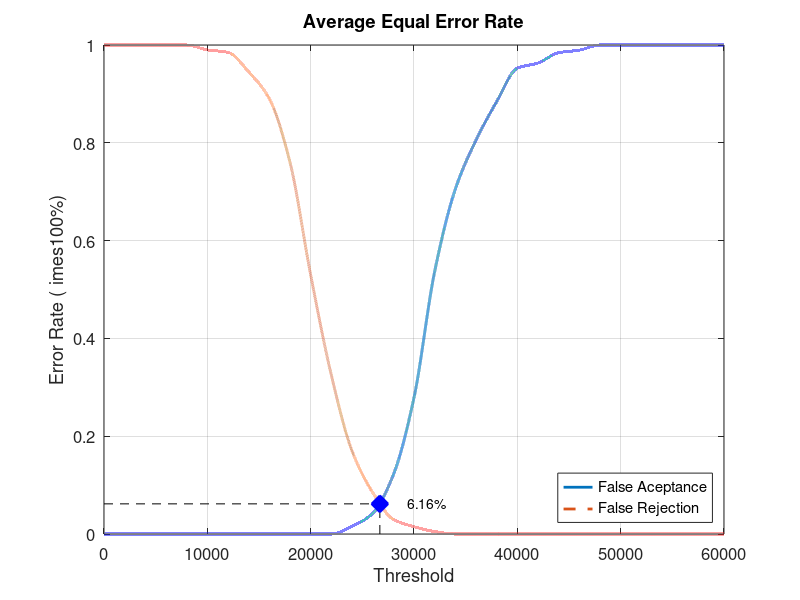
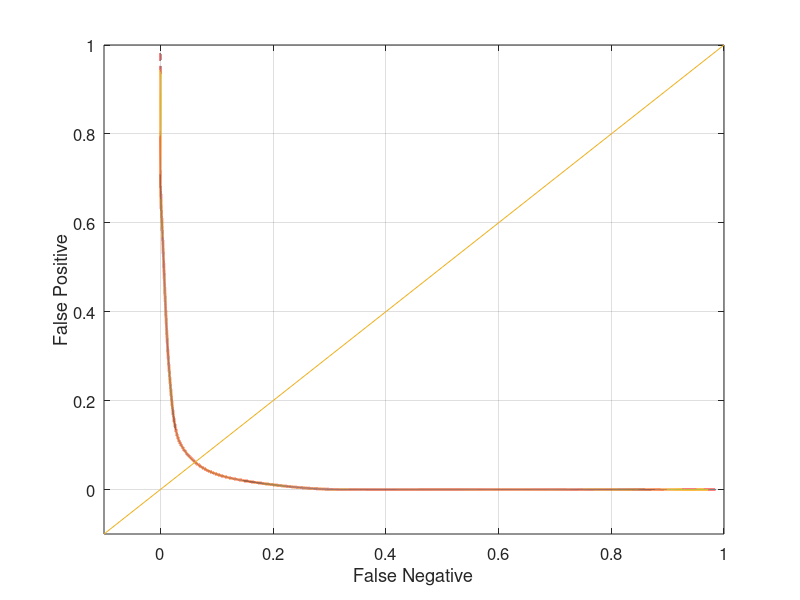

Write MATLAB code to recreate these figures, in order.
close all;
clear;
clc;
x = 0:2000:60000;
xq = 0:0.5:60000;

y0 = [0 0 0 0 0 0 0 0 0 0 0 0 0.0157895 0.0421053 0.121053 0.278947 0.536842 0.705263 0.805263 0.884211 0.952632 0.963158 0.984211 0.989474 1 1 1 1 1 1 1]
yy0 = interp1(x, y0, xq, 'pchip');
y1 = [1 1 1 1 1 0.99 0.985 0.945 0.89 0.76 0.53 0.325 0.17 0.085 0.03 0.015 0.005 0 0 0 0 0 0 0 0 0 0 0 0 0 0]
yy1 = interp1(x, y1, xq, 'pchip');

% Calculating EER: 
y2 = abs(y0 - y1);
find(y2 == min(y2))
yy2 = abs(yy0 - yy1);
xEER = find(yy2 == min(yy2));
xEERIndex = xq(xEER) % X-axis EER
yEER = yy0(xEER) % Y-axis EER

main = figure
plot(xq, yy0,'-','LineWidth', 2);	hold on
plot(xq, yy1,'--','LineWidth', 2);	hold on
plot([xEERIndex xEERIndex], [0 yEER], 'k--');	hold on
plot([0 xEERIndex], [yEER yEER], 'k--');	hold on
plot(xEERIndex, yEER, 'bx', 'LineWidth', 10);	hold on
text(xEERIndex + 10 * xEERIndex / 100, yEER, [num2str(round((10000 * yEER)) / 100) '%'])
legend('False Aceptance', 'False Rejection', 'Location', 'SouthEast')
xlabel('Threshold')
ylabel('Error Rate (	imes100%)')
title('Average Equal Error Rate')
set(gca, 'FontSize', 12)
axis([0 60000 0 1])
grid on

print(main, 'Database3_4Main', '-dpng');
FNRxFPR = figure('Color', [1 1 1]);
plot(yy1, yy0, '-', yy1, yy0, 'LineWidth', 2);
hold on
y = -0.1:0.1:1
plot(y, y); 
set(gca, 'FontSize', 12)
xlabel('False Negative')
ylabel('False Positive')
axis([-0.1 1 -0.1 1])
set(gca, 'FontSize', 12)
grid on

print(FNRxFPR, 'Database3_4FNRxFPR','-dpng');
